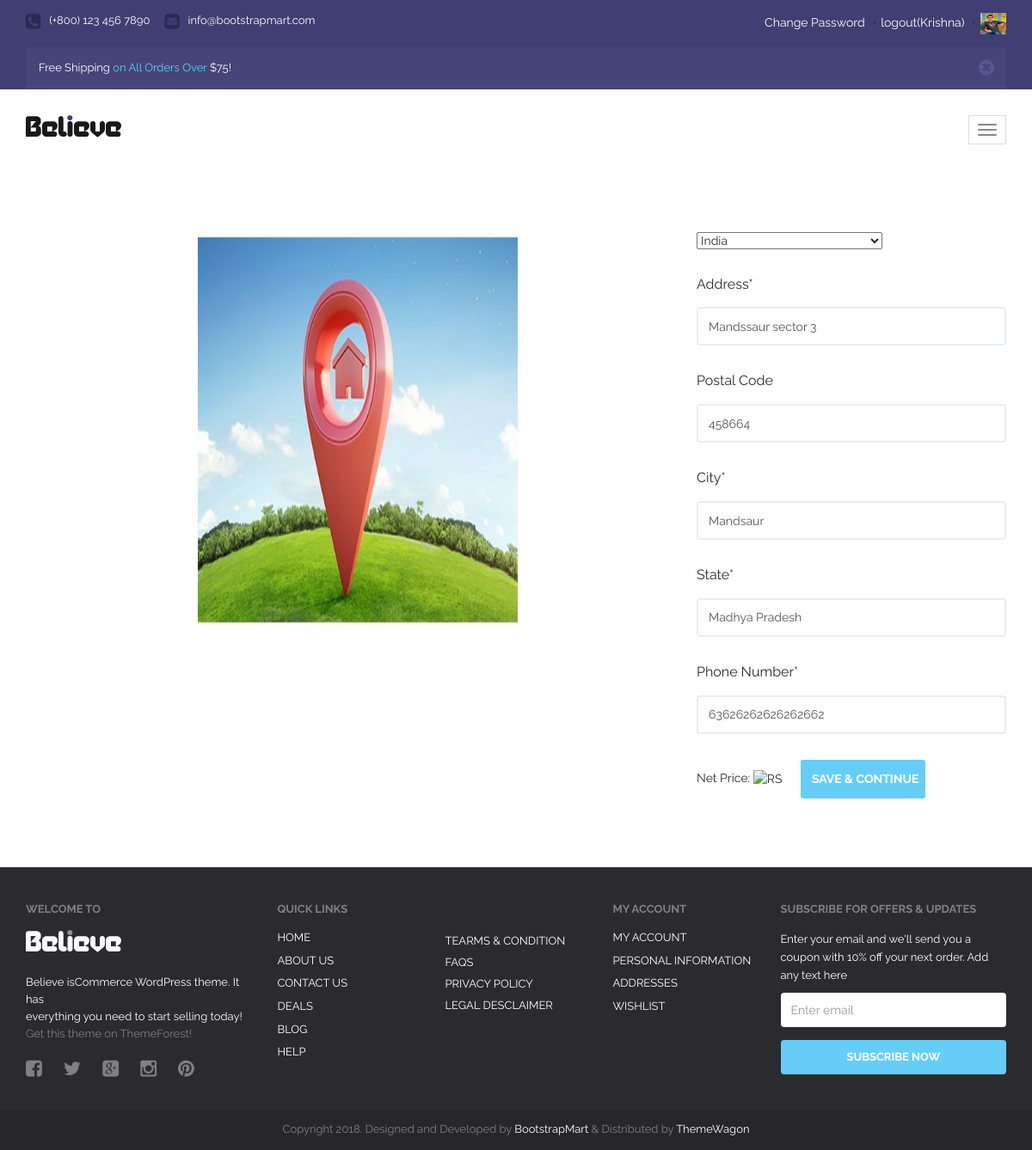
The app's page /order-address/ (signed in) with its own data.
### a1/models.py (models this page shows, shortened)
class User(models.Model):
    fname=models.CharField( max_length=50)
    lname=models.CharField( max_length=50)
    password=models.CharField( max_length=50)
    email=models.EmailField()
    profile_pic=models.ImageField(upload_to='profile_pic/',default="usericon.jpg")
    user_type=models.CharField(max_length=50, default="buyer")

class Delivery(models.Model):
    user = models.ForeignKey(User, on_delete=models.CASCADE)
    address = models.TextField()
    city = models.CharField(max_length=100)
    state = models.CharField(max_length=100)
    country = models.CharField(max_length=100)
    postal_code = models.PositiveIntegerField()
    contact = models.PositiveIntegerField()

### a1/views.py (the view, shortened to what this page needs)
# urls.py: path('order-address/', views.delevery_address, name="order-address"),
def delevery_address(request):
    user= User.objects.get(email=request.session['email'])
    deli = Delivery.objects.get(user=user)
    return render(request,'updated-order-address.html',{'deli':deli})

### a1/templates/updated-order-address.html (shortened to what this page needs)
{% extends 'header.html' %}
{% load static %}
{% block content %}
<!DOCTYPE html>
<html lang="en">
  <head>
  </head>
  <body>
    <div class="container">
        <div class="blog">
            <div class="row">
                <div class="col-md-8 blog-content detail">
                    <div class="row">
                        <div class="col-md-10 blog-block">
                            <div class="blog-image" height=430px width=300px>
                                <img src="{% static '/images/home addr.jpg' %}" alt="image" class="img-responsive" style="max-width:60%; height:460px; margin-left:20rem;">
                            </div>
                        </div>
                       </div>
                </div>
                <div class="col-md-4 sidebar">
                    <form class="contact-form" id="order-form" method="post" enctype="multipart/form-data">
                        <div class="form-group">
                            {% if deli.country == "IN" %}
                                <select name="country" id="country" required>
                                    <option value="IN">India</option>
                                </select>
                            {% endif %}
                        </div>
                        <div class="form-group">
                            <label for="address">Address*</label>
                            <input type="text" class="form-control"  value ="{{ deli.address }}" name="address" placeholder="Address" required>
                        </div>
                        <div class="form-group">
                            <label for="postal-code">Postal Code</label>
                            <input type="number" id="postal-code" class="form-control" value="{{ deli.postal_code }}" name="postal_code" placeholder="Postal Code" required>
                        </div>
                        <div class="form-group">
                            <label for="city">City*</label>
                            <input type="text" class="form-control" id="city_name" value="{{ deli.city }}" name="city" placeholder="City" required>
                        </div>
                        <div class="form-group">
                            <label for="state">State*</label>
                            <input type="text" class="form-control" id="state" name="state" value="{{ deli.state }}" placeholder="State" required>
                        </div>
                        <div class="form-group">
                            <label for="contact">Phone Number*</label>
                            <input type="number" class="form-control" name="contact"  value="{{ deli.contact }}" placeholder="Phone Number" required>
                        </div>
                         Net Price:
                         <img src="https://img.freepik.com/free-icon/rupee-indian_318-41989.jpg?w=2000" alt="RS" height="25px" width="25px">
                       <a href="{% url 'order-address' %}"> <button type="submit"  value="address_updation" name="address_updation" class="btn btn-blue">Save & Continue</button>  </a>
                    </form>
                    <br><br>
                    <br><br>
                </div>
            </div>
        </div>
    </div>
    </body>
</html>
{% endblock %}

### a1/templates/header.html (shortened to what this page needs)
{%load static%}
<!DOCTYPE html>
<html>
    <head>
        <link href="{%static 'font-awesome/cs/font-awesome.css'%}" rel='stylesheet' type='text/css'>
        <link href="{% static 'css/bootstrap.min.css'%}" rel="stylesheet">
        <link href="{%static 'style.css'%}" rel="stylesheet">
        <link href="{%static 'responsive.css'%}" rel="stylesheet">
        <link href="{%static 'css/owl.carousel.css'%}" rel="stylesheet">
        <link href="{%static 'css/owl.theme.css'%}" rel="stylesheet">
        <link href="{%static 'css/owl.transitions.css'%}" rel="stylesheet">
        <link href="{%static 'css/prettyPhoto.css'%}" rel="stylesheet">
    </head>
    <body>
        <div id="header">
            <div class="top">
                <div class="container">
                    <ul class="top-support">
                        <li><i class="fa fa-phone-square"></i><span>(+800) 123 456 7890</span></li>
                        <li><a href=""><i class="fa fa-envelope-square"></i><span>info@bootstrapmart.com</span></a></li>
                    </ul>
                    {%if request.session.email%}
                    <div class="top-control">
                        <a href="{%url 'change-password'%}">Change Password</a>
                        <span>•</span><a href="{%url 'logout'%}">logout({{request.session.fname}})</a>
                        <span>•</span><a href="{%url 'update-profile'%}"><img src="{{request.session.profile_pic}}" height="25px" width="30px"></a>
                    </div>
                    {%else%}
                    <div class="top-control">
                    <a href="{%url 'register'%}">Register</a>
                        <span>•</span><a href="{%url 'login'%}">Login</a>
                    </div>
                    {%endif%}
                    <div class="clearfix"></div>
                    <div class="top-offers show-mobile">
                        <div class="alert alert-warning alert-dismissible fade in offers" role="alert">
                            <button type="button" class="close" data-dismiss="alert" aria-label="Close"><span aria-hidden="true"><i class="fa fa-times-circle"></i></span></button>
                            Free Shipping <a href="">on All Orders Over</a> $75!
                        </div>
                    </div>
                </div>
            </div>
            <div id="believe-nav">
                <div class="container">
                    <div class="min-marg">
                        <nav class="navbar navbar-default">
                                <div class="navbar-header">
                                    <button type="button" class="navbar-toggle collapsed" data-toggle="collapse" data-target="#bs-example-navbar-collapse-1">
                                        <span class="icon-bar"></span>
                                        <span class="icon-bar"></span>
                                        <span class="icon-bar"></span>
                                    </button>
                                    <a class="navbar-brand" href="{%url 'index'%}"><img src="{%static 'images/logo.png'%}" alt=""></a>
                                </div>
                        </nav>
                    </div>
                </div>
            </div>
        </div>
        {% block content %}
        {% endblock  %}
        <div id="footer">
            <div class="footer-widget">
                <div class="container">
                    <div class="row">
                        <div class="col-md-3">
                            <div class="text-widget">
                                <div class="wid-title">Welcome to</div>
                                <a href="{%url 'index'%}"><img src="{%static 'images/logo-white.png'%}" alt="ft-logo"></a>
                                <p>
                                    Believe isCommerce WordPress theme. It has<br/>everything you need to start selling today! <a href="">Get this theme on ThemeForest!</a>
                                </p>
                                <ul class="ft-soc clearfix">
                                    <li><a href=""><i class="fa fa-facebook-square"></i></a></li>
                                    <li><a href=""><i class="fa fa-twitter"></i></a></li>
                                    <li><a href=""><i class="fa fa-google-plus-square"></i></a></li>
                                    <li><a href=""><i class="fa fa-instagram"></i></a></li>
                                    <li><a href=""><i class="fa fa-pinterest"></i></a></li>
                                </ul>
                            </div>
                        </div>
                        <div class="col-md-2">
                            <div class="quick-links">
                                <div class="wid-title">Quick Links</div>
                                <ul>
                                    <li><a href="/">Home</a></li>
                                    <li><a href="#">About US</a></li>
                                    <li><a href="{%url 'contact'%}">contact US</a></li>
                                    <li><a href="#">deals</a></li>
                                    <li><a href="{%url 'blog'%}">blog</a></li>
                                    <li><a href="#">help</a></li>
                                </ul>
                            </div>
                        </div>
                        <div class="col-md-2">
                            <div class="term">
                                <div class="wid-title">&nbsp;</div>
                                <p>
                                    <a href="{%url 'terms&conditions'%}">Tearms & condition</a><br/>
                                    <a href="#">FAQs</a><br/>
                                    <a href="#">Privacy Policy</a><br/>
                                    <a href="#">Legal Desclaimer</a><br/>
                                </p>
                            </div>
                        </div>
                        <div class="col-md-2">
                            <div class="quick-links">
                                <div class="wid-title">My Account</div>
                                <ul>
                                    {%if request.session.email%}
                                    <li><a href="{%url 'update-profile'%}">My Account</a></li>
                                    <li><a href="{%url 'update-profile'%}">Personal Information</a></li>
                                    <li><a href="{%url 'update-profile'%}">Addresses</a></li>
                                    <li><a href="{%url 'mywishlist'%}">Wishlist</a></li>
                                    {%endif%}
                                </ul>
                            </div>
                        </div>
                        <div class="col-md-3">
                            <div class="subscribe">
                                <div class="wid-title">Subscribe for OFFERS & UPDATES</div>
                                <p>
                                    Enter your email and we'll send you a coupon
                                    with 10% off your next order. Add any text here
                                </p>
                                <form>
                                    <div class="form-group">
                                        <input type="email" class="form-control" id="exampleInputEmail1" placeholder="Enter email">
                                    </div>
                                    <button type="submit" class="btn btn-default">Subscribe Now</button>
                                </form>
                            </div>
                        </div>
                    </div>
                </div>
            </div>
            <div class="footer-text">
                <div class="container">
                    <p>Copyright 2018. Designed and Developed by <a href="https://bootstrapmart.com/">BootstrapMart </a> &amp; Distributed by <a href="https://themewagon.com/">ThemeWagon</a></p>
                </div>
            </div>
        </div>
    </body>
</html>

### a1/static/responsive.css (style rules this page uses)
.top-offers.show-mobile, #open-srch-form-mod { display:none; }
@media (max-width:1200px) { .top-offers { display:none; } }
@media (max-width:1200px) { .top-offers.show-mobile { display:block; float:none; width:100%; max-width:none; } }
@media (max-width:1200px) { .offers { width:100%; max-width:none; } }
@media (max-width:1200px) { .navbar-header { float: none; } }
@media (max-width:1200px) { .navbar-toggle { display: block; margin:0 15px; border-radius:0; } }

### records on screen
User: session.fname "Krishna"
Delivery: address "Mandssaur sector 3", postal_code "458664", city "Mandsaur", state "Madhya Pradesh", contact "63626262626262662"
